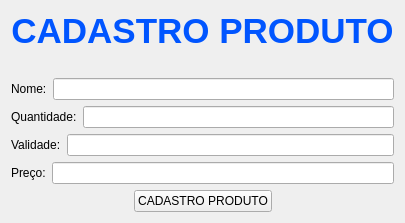
      <widget class="QWidget" name="pg_cadastro_produto">
       <layout class="QVBoxLayout" name="verticalLayout_10">
        <item>
         <widget class="QLabel" name="label_22">
          <property name="font">
           <font>
            <pointsize>20</pointsize>
            <weight>75</weight>
            <bold>true</bold>
           </font>
          </property>
          <property name="styleSheet">
           <string notr="true">color: rgb(0, 85, 255);</string>
          </property>
          <property name="text">
           <string>&lt;html&gt;&lt;head/&gt;&lt;body&gt;&lt;p&gt;&lt;span style=&quot; font-size:26pt;&quot;&gt;CADASTRO PRODUTO&lt;/span&gt;&lt;/p&gt;&lt;/body&gt;&lt;/html&gt;</string>
          </property>
          <property name="alignment">
           <set>Qt::AlignCenter</set>
          </property>
         </widget>
        </item>
        <item>
         <widget class="QLabel" name="label_11">
          <property name="font">
           <font>
            <pointsize>10</pointsize>
            <weight>75</weight>
            <bold>true</bold>
           </font>
          </property>
          <property name="text">
           <string/>
          </property>
          <property name="alignment">
           <set>Qt::AlignCenter</set>
          </property>
         </widget>
        </item>
        <item>
         <layout class="QHBoxLayout" name="horizontalLayout_11">
          <item>
           <widget class="QLabel" name="label_13">
            <property name="text">
             <string>Nome:</string>
            </property>
           </widget>
          </item>
          <item>
           <widget class="QLineEdit" name="txt_nomeprod"/>
          </item>
         </layout>
        </item>
        <item>
         <layout class="QHBoxLayout" name="horizontalLayout_10">
          <item>
           <widget class="QLabel" name="label_14">
            <property name="text">
             <string>Quantidade:</string>
            </property>
           </widget>
          </item>
          <item>
           <widget class="QLineEdit" name="txt_quantidade"/>
          </item>
         </layout>
        </item>
        <item>
         <layout class="QHBoxLayout" name="horizontalLayout_9">
          <item>
           <widget class="QLabel" name="label_15">
            <property name="text">
             <string>Validade:</string>
            </property>
           </widget>
          </item>
          <item>
           <widget class="QLineEdit" name="txt_validade"/>
          </item>
         </layout>
        </item>
        <item>
         <layout class="QHBoxLayout" name="horizontalLayout_17">
          <item>
           <widget class="QLabel" name="label_25">
            <property name="text">
             <string>Preço:</string>
            </property>
           </widget>
          </item>
          <item>
           <widget class="QLineEdit" name="txt_preco"/>
          </item>
         </layout>
        </item>
        <item>
         <layout class="QHBoxLayout" name="horizontalLayout_15">
          <item>
           <widget class="QLabel" name="label_20">
            <property name="text">
             <string/>
            </property>
           </widget>
          </item>
          <item>
           <widget class="QPushButton" name="btn_cadastro_produto_no_banco">
            <property name="cursor">
             <cursorShape>PointingHandCursor</cursorShape>
            </property>
            <property name="styleSheet">
             <string notr="true"/>
            </property>
            <property name="text">
             <string>CADASTRO PRODUTO</string>
            </property>
           </widget>
          </item>
          <item>
           <widget class="QLabel" name="label_21">
            <property name="text">
             <string/>
            </property>
           </widget>
          </item>
         </layout>
        </item>
       </layout>
      </widget>
